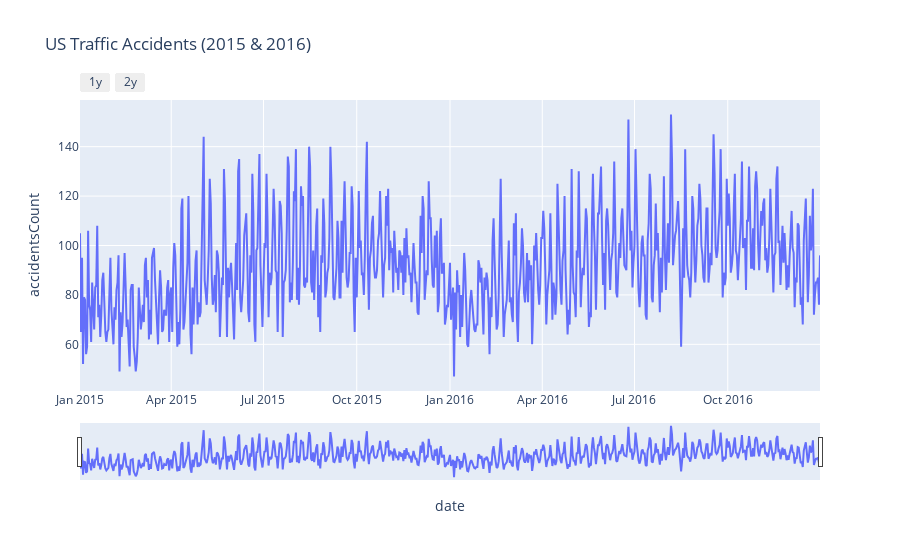

Notebook code cell kept with this figure:
### Markdown cell above
I made this interactive graph of traffic accident numbers to see the two years (2015 & 2016) together.

### Code cell
fig = px.line(accidents.reset_index(), x='date', y='accidentsCount', title='US Traffic Accidents (2015 & 2016)')

fig.update_xaxes(
    rangeslider_visible = True,
    rangeselector = dict(
        buttons = list([
              dict(count=1, label='1y', step="year", stepmode="backward"),
              dict(count=2, label='2y', step="year", stepmode="backward"),
        ])
    )
)

### Figure 1 — Plotly figure (JSON) as saved in the notebook; plotly's stock layout.template omitted (floating-point values rounded to 4 significant figures; data arrays with more than 128 entries replaced by an {"elided": "..."} marker saying what was removed)
{"data": [{"hovertemplate": "date=%{x}<br>accidentsCount=%{y}<extra></extra>", "legendgroup": "", "line": {"color": "#636efa", "dash": "solid"}, "marker": {"symbol": "circle"}, "mode": "lines", "name": "", "orientation": "v", "showlegend": false, "type": "scatter", "x": {"elided": "731 str values"}, "xaxis": "x", "y": {"elided": "731 int values"}, "yaxis": "y"}], "layout": {"legend": {"tracegroupgap": 0}, "title": {"text": "US Traffic Accidents (2015 & 2016)"}, "xaxis": {"anchor": "y", "domain": [0, 1], "rangeselector": {"buttons": [{"count": 1, "label": "1y", "step": "year", "stepmode": "backward"}, {"count": 2, "label": "2y", "step": "year", "stepmode": "backward"}]}, "rangeslider": {"visible": true}, "title": {"text": "date"}}, "yaxis": {"anchor": "x", "domain": [0, 1], "title": {"text": "accidentsCount"}}}}
